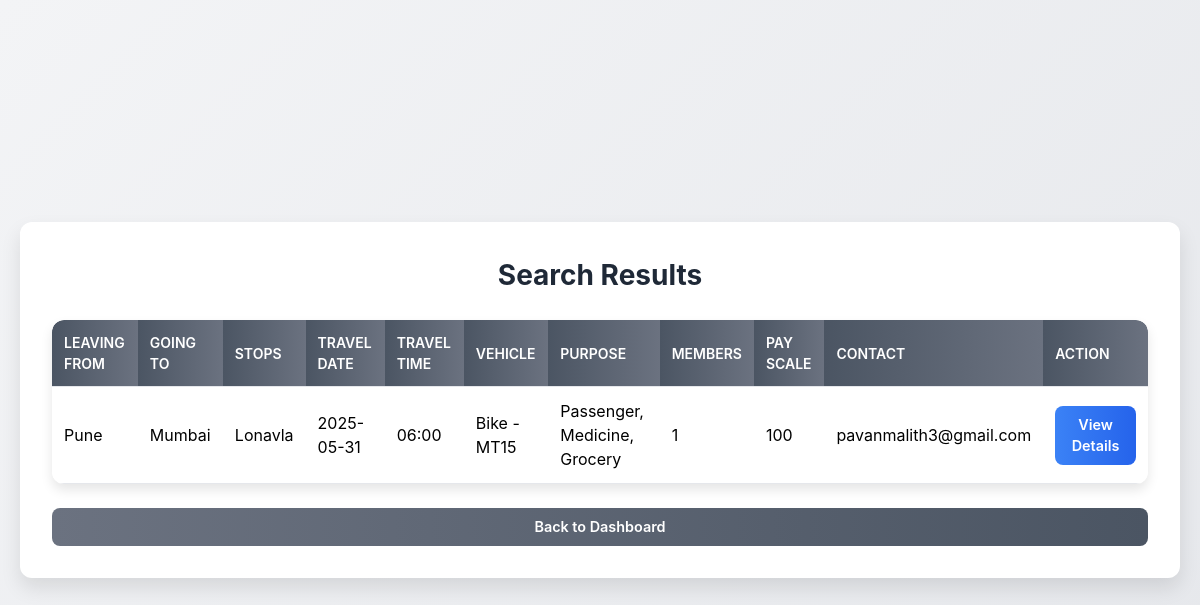
/search_results.php?leaving_from=Pune&going_to=Mumbai&travel_date=2025-05-31 (signed in), run on the app's committed database.
### tables this page shows
CREATE TABLE `rides` (
  `id` int(11) NOT NULL,
  `user_id` int(11) NOT NULL,
  `leaving_from` varchar(255) NOT NULL,
  `going_to` varchar(255) NOT NULL,
  `travel_date` date NOT NULL,
  `travel_time` varchar(10) NOT NULL,
  `stops` text DEFAULT NULL,
  `vehicle_type` varchar(50) NOT NULL,
  `purpose` varchar(50) NOT NULL,
  `members` int(11) NOT NULL,
  `pay_scale` varchar(100) NOT NULL,
  `id_proof` varchar(255) NOT NULL,
  `notes` text DEFAULT NULL,
  `created_at` timestamp NOT NULL DEFAULT current_timestamp(),
  `vehicle_name` varchar(100) DEFAULT NULL
);

CREATE TABLE `users` (
  `id` int(11) NOT NULL,
  `email` varchar(255) NOT NULL,
  `is_verified` tinyint(1) DEFAULT 0,
  `created_at` datetime DEFAULT current_timestamp(),
  `name` varchar(100) DEFAULT NULL,
  `mobile` varchar(20) DEFAULT NULL,
  `password_hash` varchar(255) DEFAULT NULL,
  `profile_image` varchar(255) DEFAULT NULL
);

### search_results.php (the view, shortened to what this page needs)
<?php
require 'db.php';
$leaving_from = isset($_GET['leaving_from']) ? strtolower(trim($_GET['leaving_from'])) : '';
$going_to = isset($_GET['going_to']) ? strtolower(trim($_GET['going_to'])) : '';
$travel_date = isset($_GET['travel_date']) ? trim($_GET['travel_date']) : '';
$user_id = $_SESSION['user_id'];
$sql = "SELECT rides.*, users.email
        FROM rides
        JOIN users ON rides.user_id = users.id
        WHERE travel_date = ? AND rides.user_id != ?";
$stmt = $conn->prepare($sql);
$stmt->bind_param("si", $travel_date, $user_id);
$stmt->execute();
$result = $stmt->get_result();
$matched_rides = [];
while ($ride = $result->fetch_assoc()) {
    $ride_start = strtolower($ride['leaving_from']);
    $ride_end = strtolower($ride['going_to']);
    $stops = strtolower($ride['stops']);
    $stop_list = array_map('trim', explode(',', $stops));
    $full_route = array_merge([$ride_start], $stop_list, [$ride_end]);
    $start_index = array_search($leaving_from, $full_route);
    $end_index = array_search($going_to, $full_route);
    if ($start_index !== false && $end_index !== false && $start_index < $end_index) {
        $matched_rides[] = $ride;
    }
}
?>
<!DOCTYPE html>
<html lang="en">
<head>
<link href="https://cdn.jsdelivr.net/npm/tailwindcss@2.2.19/dist/tailwind.min.css" rel="stylesheet">
<link href="https://cdnjs.cloudflare.com/ajax/libs/animate.css/4.1.1/animate.min.css" rel="stylesheet">
</head>
<body>
<div class="results-container animate__animated animate__fadeIn">
  <h2 class="animate__animated animate__fadeInDown">Search Results</h2>
  <?php if (empty($matched_rides)) : ?>
    <p class="no-results animate__animated animate__fadeIn">No rides found matching your search criteria.</p>
  <?php else : ?>
    <div class="table-container animate__animated animate__fadeInUp">
      <table>
        <thead>
          <tr>
            <th>Leaving From</th>
            <th>Going To</th>
            <th>Stops</th>
            <th>Travel Date</th>
            <th>Travel Time</th>
            <th>Vehicle</th>
            <th>Purpose</th>
            <th>Members</th>
            <th>Pay Scale</th>
            <th>Contact</th>
            <th>Action</th>
          </tr>
        </thead>
        <tbody>
          <?php foreach ($matched_rides as $ride) : ?>
            <tr class="animate__animated animate__fadeInUp">
              <td><?= htmlspecialchars($ride['leaving_from']) ?></td>
              <td><?= htmlspecialchars($ride['going_to']) ?></td>
              <td><?= htmlspecialchars($ride['stops']) ?></td>
              <td><?= htmlspecialchars($ride['travel_date']) ?></td>
              <td><?= htmlspecialchars($ride['travel_time']) ?></td>
              <td><?= htmlspecialchars($ride['vehicle_type']) . ' - ' . htmlspecialchars($ride['vehicle_name']) ?></td>
              <td><?= htmlspecialchars($ride['purpose']) ?></td>
              <td><?= htmlspecialchars($ride['members']) ?></td>
              <td><?= htmlspecialchars($ride['pay_scale']) ?></td>
              <td><?= htmlspecialchars($ride['email']) ?></td>
              <td>
                <form action="view_ride.php" method="get">
                  <button type="submit" class="btn">View Details</button>
                </form>
              </td>
            </tr>
          <?php endforeach; ?>
        </tbody>
      </table>
    </div>
  <?php endif; ?>
  <a href="dashboard.php" class="btn btn-back animate__animated animate__fadeInUp animate__delay-1s">Back to Dashboard</a>
</div>
</body>
</html>

### search_results.php (style rules this page uses)
body { font-family: 'Inter', sans-serif; background: linear-gradient(135deg, #f3f4f6, #e5e7eb); min-height: 100vh; display: flex; justify-content: center; align-items: center; padding: 20px; }
.results-container { max-width: 1200px; width: 100%; background: white; border-radius: 12px; box-shadow: 0 10px 20px rgba(0,0,0,0.1); padding: 32px; margin: 0 auto; }
h2 { text-align: center; font-size: 1.75rem; font-weight: 700; color: #1f2937; margin-bottom: 24px; }
.table-container { overflow-x: auto; background: white; border-radius: 12px; box-shadow: 0 6px 12px rgba(0,0,0,0.1); margin-top: 16px; }
table { width: 100%; border-collapse: separate; border-spacing: 0; border-radius: 12px; overflow: hidden; }
th, td { padding: 12px; text-align: left; border-bottom: 1px solid #e5e7eb; }
th { background: linear-gradient(to right, #4b5563, #6b7280); color: white; font-weight: 600; text-transform: uppercase; font-size: 0.875rem; }
td { background: #ffffff; transition: background 0.2s ease; }
.btn { padding: 8px 16px; background: linear-gradient(to right, #3b82f6, #2563eb); color: white; text-align: center; text-decoration: none; border-radius: 8px; font-weight: 600; font-size: 0.9rem; transition: all 0.3s ease; display: inline-block; }
.btn-back { background: linear-gradient(to right, #6b7280, #4b5563); margin-top: 24px; display: block; text-align: center; }

### data on the page
rides: leaving_from "Pune", going_to "Mumbai", stops "Lonavla", travel_date "2025-05-31", travel_time "06:00", vehicle_type "Bike", vehicle_name "MT15", purpose "Passenger, Medicine, Grocery", members "1", pay_scale "100", user.email "pavanmalith3@gmail.com"
